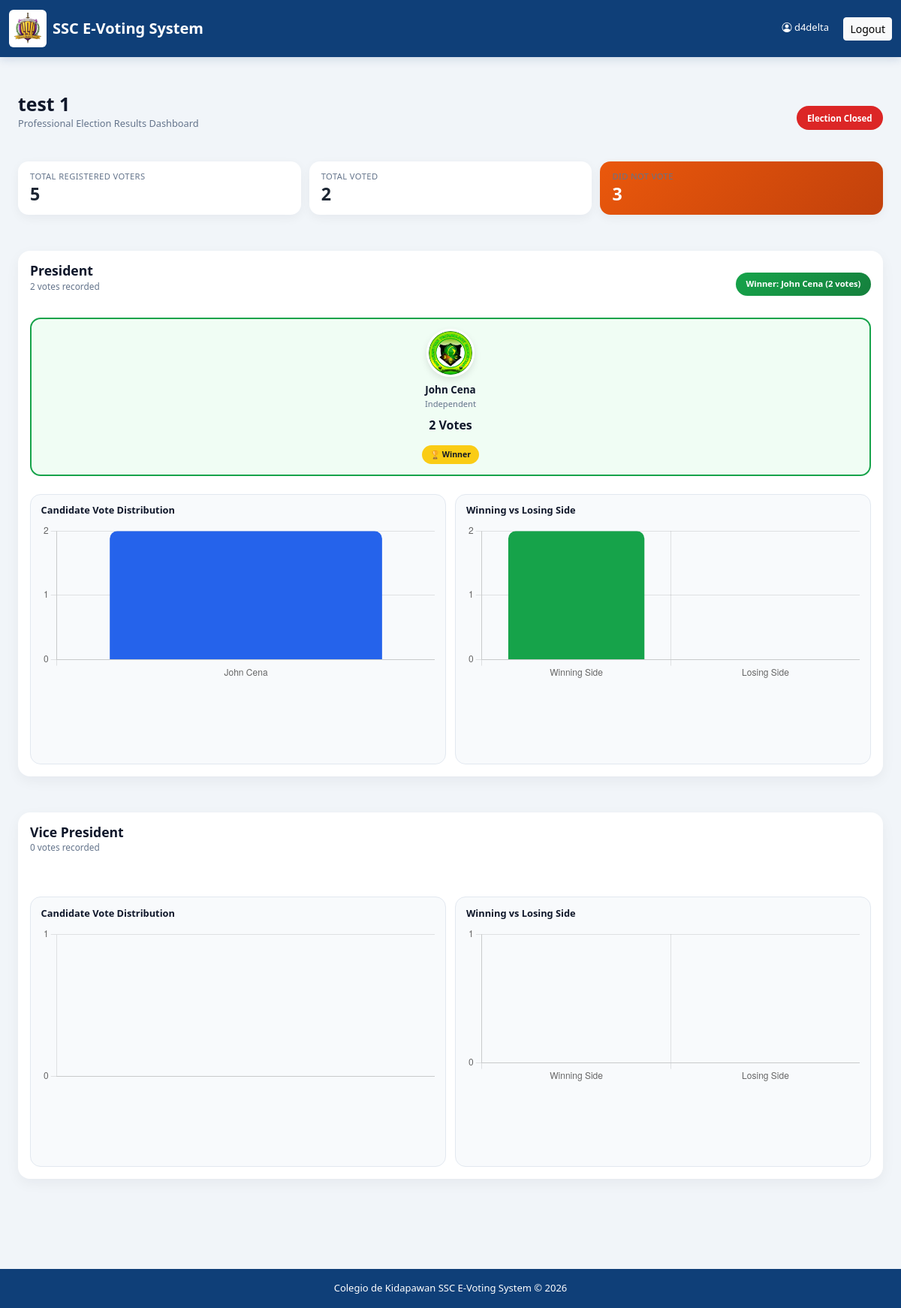
Screenshot of /results/1/ (signed in) with the database file from the repository.
### accounts/models.py (models this page shows, shortened)
class CustomUser(AbstractUser):
    ROLE_CHOICES = (
        ('ADMIN', 'Admin'),
        ('VOTER', 'Voter'),
    )
    role = models.CharField(max_length=10, choices=ROLE_CHOICES)
    student_id = models.CharField(max_length=50, unique=True, null=True, blank=True)
    course = models.CharField(max_length=100, null=True, blank=True)
    year_level = models.CharField(max_length=20, null=True, blank=True)
    is_approved = models.BooleanField(default=False)

### elections/models.py (models this page shows, shortened)
class Election(models.Model):
    title = models.CharField(max_length=200)
    description = models.TextField(blank=True, null=True)
    start_time = models.DateTimeField()
    end_time = models.DateTimeField()
    is_active = models.BooleanField(default=True)
    created_at = models.DateTimeField(auto_now_add=True)

### candidates/models.py (models this page shows, shortened)
class Position(models.Model):
    election = models.ForeignKey(Election, on_delete=models.CASCADE)
    name = models.CharField(max_length=100)

class Candidate(models.Model):
    position = models.ForeignKey(Position, on_delete=models.CASCADE)
    fullname = models.CharField(max_length=200)
    photo = models.ImageField(upload_to='candidates/')
    platform = models.TextField()

### voting/views.py (the view)
@login_required
def results_view(request, election_id):
    election = get_object_or_404(Election, id=election_id)
    positions = Position.objects.filter(
        election=election
    )
    total_voters = CustomUser.objects.filter(
        role='VOTER',
        is_approved=True
    ).count()
    voted_users = Vote.objects.filter(
        election=election
    ).values('voter').distinct().count()
    non_voters = max(total_voters - voted_users, 0)
    election_is_over = timezone.now() > election.end_time
    results = []
    for position in positions:
        candidates = Candidate.objects.filter(
            position=position
        )
        candidate_results = []
        for candidate in candidates:
            total_votes = Vote.objects.filter(
                election=election,
                candidate=candidate
            ).count()
            candidate_results.append({
                'candidate': candidate,
                'votes': total_votes,
            })
        candidate_results = sorted(
            candidate_results,
            key=lambda x: x['votes'],
            reverse=True
        )
        winner = candidate_results[0] if candidate_results else None
        losing_votes = sum(
            candidate['votes']
            for candidate in candidate_results[1:]
        )
        total_position_votes = sum(
            candidate['votes']
            for candidate in candidate_results
        )
        results.append({
            'position': position,
            'results': candidate_results,
            'winner': winner,
            'winning_votes': winner['votes'] if winner else 0,
            'losing_votes': losing_votes,
            'total_position_votes': total_position_votes,
        })
    return render(request, 'voting/results.html', {
        'results': results,
        'election': election,
        'total_voters': total_voters,
        'voted_users': voted_users,
        'non_voters': non_voters,
        'election_is_over': election_is_over,
    })

### templates/voting/results.html (shortened to what this page needs)
{% extends 'base.html' %}
{% block content %}
<div class="container py-4">
    <div class="dashboard-header mb-4">
        <div>
            <h1 class="dashboard-title">
                {{ election.title }}
            </h1>
            <p class="dashboard-subtitle">
                Professional Election Results Dashboard
            </p>
        </div>
        {% if election_is_over %}
            <div class="status-badge ended">
                Election Closed
            </div>
        {% else %}
            <div class="status-badge live">
                Live Election
            </div>
        {% endif %}
    </div>
    <div class="stats-grid mb-5">
        <div class="stats-card">
            <h5>Total Registered Voters</h5>
            <h2>{{ total_voters }}</h2>
        </div>
        <div class="stats-card">
            <h5>Total Voted</h5>
            <h2>{{ voted_users }}</h2>
        </div>
        <div class="stats-card abstain">
            <h5>Did Not Vote</h5>
            <h2>{{ non_voters }}</h2>
        </div>
    </div>
    {% for item in results %}
    <div class="result-card mb-5">
        <div class="position-header">
            <div>
                <h2 class="position-title">
                    {{ item.position.name }}
                </h2>
                <p class="vote-meta">
                    {{ item.total_position_votes }} votes recorded
                </p>
            </div>
            {% if item.winner %}
            <div class="winner-chip">
                Winner:
                {{ item.winner.candidate.fullname }}
                ({{ item.winner.votes }} votes)
            </div>
            {% endif %}
        </div>
        <div class="candidate-grid">
            {% for result in item.results %}
            <div class="candidate-card {% if forloop.first %}winner{% endif %}">
                {% if result.candidate.photo %}
                    <img
                        src="{{ result.candidate.photo.url }}"
                        class="candidate-photo"
                        alt="{{ result.candidate.fullname }}"
                    >
                {% endif %}
                <h4>
                    {{ result.candidate.fullname }}
                </h4>
                <p class="party">
                    {{ result.candidate.party_list|default:'Independent' }}
                </p>
                <div class="vote-total">
                    {{ result.votes }} Votes
                </div>
                {% if forloop.first %}
                    <div class="winner-label">
                        🏆 Winner
                    </div>
                {% endif %}
            </div>
            {% endfor %}
        </div>
        <div class="charts-grid mt-4">
            <div class="chart-card">
                <h4 class="chart-title">
                    Candidate Vote Distribution
                </h4>
                <canvas id="candidateChart{{ forloop.counter }}"></canvas>
            </div>
            <div class="chart-card">
                <h4 class="chart-title">
                    Winning vs Losing Side
                </h4>
                <canvas id="battleChart{{ forloop.counter }}"></canvas>
            </div>
        </div>
    </div>
    <script>
        const candidateCtx{{ forloop.counter }} =
            document.getElementById(
                'candidateChart{{ forloop.counter }}'
            );
        new Chart(candidateCtx{{ forloop.counter }}, {
            type: 'bar',
            data: {
                labels: [
                    {% for result in item.results %}
                        '{{ result.candidate.fullname|escapejs }}',
                    {% endfor %}
                ],
                datasets: [{
                    label: 'Votes',
                    data: [
                        {% for result in item.results %}
                            {{ result.votes }},
                        {% endfor %}
                    ],
                    backgroundColor: [
                        '#2563eb',
                        '#16a34a',
                        '#dc2626',
                        '#f59e0b',
                        '#9333ea',
                        '#0891b2'
                    ],
                    borderRadius: 10
                }]
            },
            options: {
                responsive: true,
                plugins: {
                    legend: {
                        display: false
                    }
                },
                scales: {
                    y: {
                        beginAtZero: true,
                        ticks: {
                            precision: 0
                        }
                    }
                }
            }
        });
        const battleCtx{{ forloop.counter }} =
            document.getElementById(
                'battleChart{{ forloop.counter }}'
            );
        new Chart(battleCtx{{ forloop.counter }}, {
            type: 'bar',
            data: {
                labels: [
                    'Winning Side',
                    'Losing Side'
                ],
                datasets: [{
                    label: 'Votes',
                    data: [
                        {{ item.winning_votes }},
                        {{ item.losing_votes }}
                    ],
                    backgroundColor: [
                        '#16a34a',
                        '#dc2626'
                    ],
                    borderRadius: 10
                }]
            },
            options: {
                responsive: true,
                plugins: {
                    legend: {
                        display: false
                    }
                },
                scales: {
                    y: {
                        beginAtZero: true,
                        ticks: {
                            precision: 0
                        }
                    }
                }
            }
        });
    </script>
    {% endfor %}
</div>
{% endblock %}

### templates/base.html (shortened to what this page needs)
{% load static %}
<!DOCTYPE html>
<html lang="en">
<head>
    <link href="https://cdn.jsdelivr.net/npm/bootstrap@5.3.3/dist/css/bootstrap.min.css"
          rel="stylesheet">
    <link rel="stylesheet"
          href="https://cdn.jsdelivr.net/npm/bootstrap-icons@1.11.3/font/bootstrap-icons.min.css">
    <link rel="stylesheet"
          href="{% static 'css/app.css' %}">
</head>
<body>
<nav class="navbar navbar-expand-lg">
    <div class="container">
        <a class="navbar-brand d-flex align-items-center"
           href="{% url 'home' %}">
            <img src="{% static 'images/ssc-logo-new.png' %}"
                 width="50"
                 height="50"
                 class="brand-logo me-2"
                 alt="SSC logo">
            SSC E-Voting System
        </a>
        {% if user.is_authenticated %}
            <div class="user-menu">
                <span class="text-white me-3">
                    <i class="bi bi-person-circle"></i>
                    {{ user.username }}
                </span>
                <a href="{% url 'logout' %}"
                   class="btn btn-light btn-sm">
                    Logout
                </a>
            </div>
        {% endif %}
    </div>
</nav>
<main class="{% block main_class %}container main-shell{% endblock %}">
    {% block content %}
    {% endblock %}
</main>
<div class="footer">
    Colegio de Kidapawan SSC E-Voting System &copy; 2026
</div>
</body>
</html>

### static/css/app.css (style rules this page uses)
:root { --page-bg: #f5f7fa; --surface: #ffffff; --surface-muted: #eef2f7; --border: #d9e0ea; --ink: #1d2633; --muted: #667085; --brand: #1255a4; --brand-dark: #0f3f78; --ssc-purple: #4a176f; --ssc-gold: #f2bd2e; --ssc-green: #2f7d32; --success: #16794c; --warning: #b7791f; --danger: #b42318; --shadow: 0 12px 30px rgba(16, 24, 40, 0.08); }
body { min-height: 100vh; background: var(--page-bg); color: var(--ink); }
.navbar .container { display: flex; flex-wrap: wrap; gap: 12px; align-items: center; justify-content: space-between; }
.navbar { background: var(--brand-dark); box-shadow: 0 2px 12px rgba(15, 63, 120, 0.18); }
.navbar-brand { min-width: 0; color: #ffffff !important; font-weight: 700; letter-spacing: 0; white-space: normal; }
.brand-logo { border-radius: 6px; object-fit: cover; background: #ffffff; }
.main-shell { margin-top: 24px; }
.footer { margin-top: 48px; padding: 16px; background: var(--brand-dark); color: #ffffff; text-align: center; }
.chart-card { min-height: 360px; }
.candidate-grid { display: grid; grid-template-columns: repeat(3, minmax(0, 1fr)); gap: 16px; }
.winner { border: 3px solid #d6a600; background: #fff8dc; }
.status-badge { font-size: 0.88rem; }

### templates/voting/results.html (style rules this page uses)
body { background: #f1f5f9; font-size: 13px; }
.container { max-width: 1280px; }
.dashboard-header { display: flex; justify-content: space-between; align-items: center; gap: 0.8rem; flex-wrap: wrap; margin-bottom: 1rem; }
.dashboard-title { font-size: 1.55rem; font-weight: 800; color: #0f172a; margin-bottom: 0.1rem; line-height: 1.2; }
.dashboard-subtitle { color: #64748b; font-size: 0.8rem; }
.status-badge { padding: 0.45rem 0.9rem; border-radius: 999px; font-weight: 700; color: white; font-size: 0.72rem; }
.status-badge.ended { background: #dc2626; }
.stats-grid { display: grid; grid-template-columns: repeat(auto-fit, minmax(160px, 1fr)); gap: 0.7rem; }
.stats-card { background: white; border-radius: 14px; padding: 0.85rem 1rem; box-shadow: 0 4px 14px rgba(15, 23, 42, 0.05); }
.stats-card h5 { color: #64748b; margin-bottom: 0.2rem; font-size: 0.7rem; text-transform: uppercase; letter-spacing: 0.4px; }
.stats-card h2 { font-size: 1.45rem; font-weight: 800; margin: 0; }
.stats-card.abstain { background: linear-gradient( 135deg, #ea580c, #c2410c ); color: white; }
.result-card { background: white; border-radius: 16px; padding: 1rem; box-shadow: 0 6px 18px rgba(15, 23, 42, 0.05); }
.position-header { display: flex; justify-content: space-between; align-items: center; gap: 0.8rem; flex-wrap: wrap; margin-bottom: 1rem; }
.position-title { font-size: 1.1rem; font-weight: 800; color: #0f172a; margin-bottom: 0.1rem; }
.vote-meta { color: #64748b; font-size: 0.74rem; }
.winner-chip { background: linear-gradient( 135deg, #16a34a, #15803d ); color: white; padding: 0.45rem 0.85rem; border-radius: 999px; font-weight: 700; font-size: 0.7rem; }
.candidate-grid { display: grid; grid-template-columns: repeat(auto-fit, minmax(170px, 1fr)); gap: 0.8rem; }
.candidate-card { background: #f8fafc; border-radius: 14px; padding: 0.85rem; text-align: center; transition: 0.18s ease; border: 1px solid #e2e8f0; }
.candidate-card.winner { border: 2px solid #16a34a; background: #f0fdf4; }
.candidate-photo { width: 64px; height: 64px; border-radius: 50%; object-fit: cover; margin-bottom: 0.55rem; border: 3px solid white; box-shadow: 0 4px 10px rgba(0,0,0,0.1); }
.candidate-card h4 { font-size: 0.84rem; font-weight: 700; margin-bottom: 0.2rem; color: #0f172a; }
.party { color: #64748b; margin-bottom: 0.4rem; font-size: 0.7rem; }
.vote-total { font-size: 1rem; font-weight: 800; color: #0f172a; margin-bottom: 0.45rem; }
.winner-label { margin-top: 0.5rem; background: #facc15; color: #111827; padding: 0.3rem 0.7rem; border-radius: 999px; display: inline-block; font-weight: 700; font-size: 0.66rem; }
.charts-grid { display: grid; grid-template-columns: repeat(auto-fit, minmax(280px, 1fr)); gap: 0.8rem; margin-top: 0.8rem; }
.chart-card { background: #f8fafc; border-radius: 14px; padding: 0.85rem; border: 1px solid #e2e8f0; }
.chart-title { margin-bottom: 0.6rem; font-size: 0.8rem; font-weight: 700; color: #0f172a; }
canvas { max-height: 210px; }

### rows the page displays
CustomUser: username "d4delta"
Election: title "test 1"
Position: position.name "President", total_position_votes "2", winner.candidate.fullname "John Cena", winner.votes "2"
Candidate: candidate.photo (picture), candidate.fullname "John Cena", candidate.party_list "Independent", votes "2"
Position: position.name "Vice President", total_position_votes "0"

### other values shown
{{ total_voters }} "5"
{{ voted_users }} "2"
{{ non_voters }} "3"
chart data {{ result.candidate.fullname|escapejs }} John Cena
